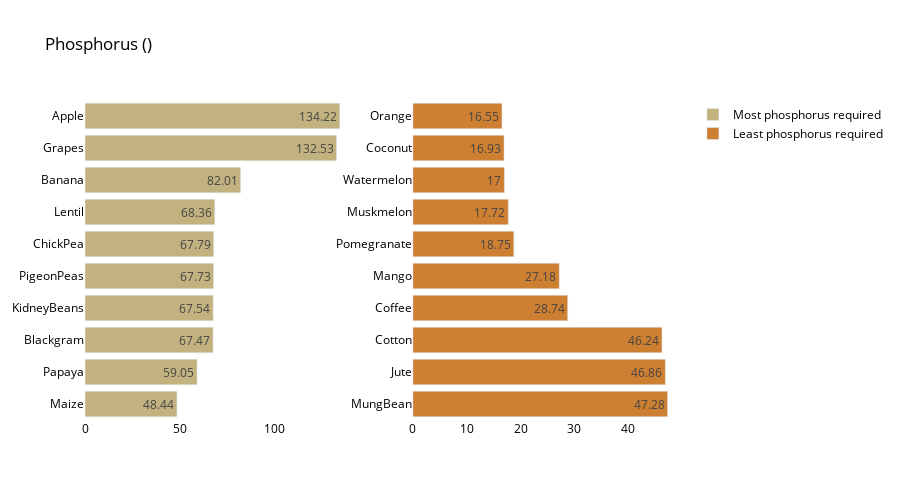

Notebook cell for this chart:
### Code cell
crop_summary_P = crop_summary.sort_values(by='Phosphorus', ascending=False)

fig = make_subplots(rows=1, cols=2)

top = {
    'y' : crop_summary_P['Phosphorus'][0:10].sort_values().index,
    'x' : crop_summary_P['Phosphorus'][0:10].sort_values()
}

last = {
    'y' : crop_summary_P['Phosphorus'][-10:].index,
    'x' : crop_summary_P['Phosphorus'][-10:]
}

fig.add_trace(
    go.Bar(top,
           name="Most phosphorus required",
           marker_color=random.choice(colorarr),
           orientation='h',
          text=top['x']),

    row=1, col=1
)

fig.add_trace(
    go.Bar(last,
           name="Least phosphorus required",
           marker_color=random.choice(colorarr),
           orientation='h',
          text=last['x']),
    row=1, col=2
)
fig.update_traces(texttemplate='%{text}', textposition='inside')
fig.update_layout(title_text="Phosphorus ()",
                  plot_bgcolor='white',
                  font_size=12,
                  font_color='black',
                 height=500)

fig.update_xaxes(showgrid=False)
fig.update_yaxes(showgrid=False)
fig.show()

### Figure 1 — Plotly figure (JSON) as saved in the notebook; plotly's stock layout.template omitted (floating-point values rounded to 4 significant figures)
{"data": [{"marker": {"color": "#C2b280"}, "name": "Most phosphorus required", "orientation": "h", "text": [48.44, 59.05, 67.47, 67.54, 67.73, 67.79, 68.36, 82.01, 132.5, 134.2], "textposition": "inside", "texttemplate": "%{text}", "type": "bar", "x": [48.44, 59.05, 67.47, 67.54, 67.73, 67.79, 68.36, 82.01, 132.5, 134.2], "xaxis": "x", "y": ["Maize", "Papaya", "Blackgram", "KidneyBeans", "PigeonPeas", "ChickPea", "Lentil", "Banana", "Grapes", "Apple"], "yaxis": "y"}, {"marker": {"color": "#Cd7f32"}, "name": "Least phosphorus required", "orientation": "h", "text": [47.28, 46.86, 46.24, 28.74, 27.18, 18.75, 17.72, 17, 16.93, 16.55], "textposition": "inside", "texttemplate": "%{text}", "type": "bar", "x": [47.28, 46.86, 46.24, 28.74, 27.18, 18.75, 17.72, 17, 16.93, 16.55], "xaxis": "x2", "y": ["MungBean", "Jute", "Cotton", "Coffee", "Mango", "Pomegranate", "Muskmelon", "Watermelon", "Coconut", "Orange"], "yaxis": "y2"}], "layout": {"font": {"color": "black", "size": 12}, "height": 500, "plot_bgcolor": "white", "title": {"text": "Phosphorus ()"}, "xaxis": {"anchor": "y", "domain": [0, 0.45], "showgrid": false}, "xaxis2": {"anchor": "y2", "domain": [0.55, 1], "showgrid": false}, "yaxis": {"anchor": "x", "domain": [0, 1], "showgrid": false}, "yaxis2": {"anchor": "x2", "domain": [0, 1], "showgrid": false}}}
